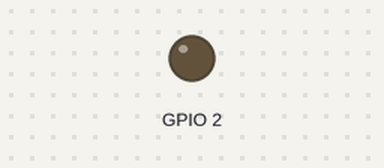
This sketch was run on a simulated ESP32. Parts: output pins drawn as LEDs (lit = HIGH). What the sketch prints to the serial monitor is not drawn.

Above: at 1.0 s.
At 3.0 s:
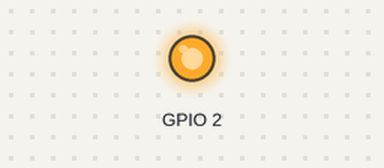
Timing chart, 0 to 6.9 s (numbered marks = the images above):
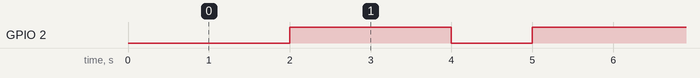

Measured:
- by itself, GPIO 2: alternates HIGH for 2.0 s and LOW for 1.0 s

The sketch:

pwl_FW_1.0.ino
```cpp
/*
 *    PWL_FW_1.0
 *
 * Author: Miroslav Rujzl
 *
 * This code is used for the piecewise linear function block MCU
 * of the hybrid computer for simulation and modeling of nonlinear
 * dynamic systems. It was developed at Department of Radio Electronics,
 * Brno University of Technology within the grant Development of
 * analog computer with hybrid analog-digital components for
 * accurate modeling of chaotic systems. This grant is realised
 * within the project Quality Internal Grants of BUT (KInG BUT),
 * Reg. No. CZ.02.2.69 / 0.0 / 0.0 / 19_073 / 0016948, which is
 * financed from the OP RDE.
 *
 * Controlable components:
 * - UART for communication with Core MCU
 * - 1x digital potentiometers MAX5437EUD+
 * - 1x AD converters AD7322BRUZ
 *
 */

// --- Includes ---

#include <SPI.h>

#include "pwl_fw_pinout.h"
//#include "max5437eud_reg_ctrl.h"
//#include "ad7322bruz_reg_ctrl.h"

// --- Defines ---

// Components selections
#define RDIG_PWL               0
#define AD_PWL                 1

// UART settings
#define UART_CORE_BAUDRATE     9600

// --- Typedefs ---


// --- Global variables ---


// --- Prototypes ---


// --- Functions ---

void setup()
{
  Serial.begin(UART_CORE_BAUDRATE);

  pinMode(2,OUTPUT);

}

void loop()
{
  Serial.printf("PWL_OK;");

  delay(1000);

  digitalWrite(2,LOW);

  delay(1000);

  digitalWrite(2,HIGH);

  delay(1000);

}
```

pwl_fw_pinout.h
```cpp
/*
 * pwl_fw_pinout.h
 *
 * Created: 16.10.2022
 *  Author: Miroslav Rujzl
 */


#ifndef PWL_FW_PINOUT_H_
#define PWL_FW_PINOUT_H_

// PINOUT
#define UART_CORE_RX_PIN       0
#define UART_CORE_TX_PIN       1

#define SPI_SCLK_PIN           13
#define SPI_MOSI_PIN           11
#define SPI_MISO_PIN           12
#define SPI_CS_RDIG_PWL_PIN    9
#define SPI_CS_AD_PWL_PIN      8

#endif /* PWL_FW_PINOUT_H_ */
```
